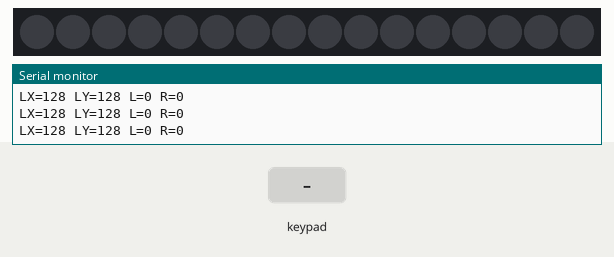
Bench run of a sketch on a simulated ESP32. Shown: 16 RGB LEDs in strip order, left to right, the last lines printed to the serial monitor. Wiring (inferred from the names in the program): PCA9685 PWM driver at I2C address 0x40. The test bench sets the inputs (shaded band).

Above: at 2.8 s.
2.9 s: key 'U' pressed
At 3.17 s:
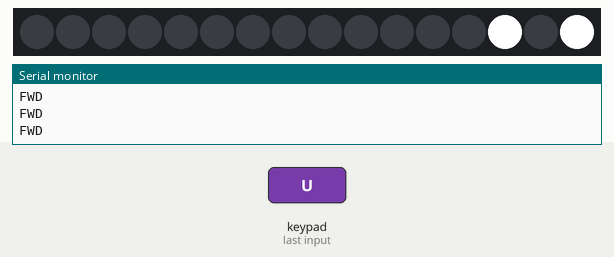
4.8 s: key 'D' pressed
At 5.04 s:
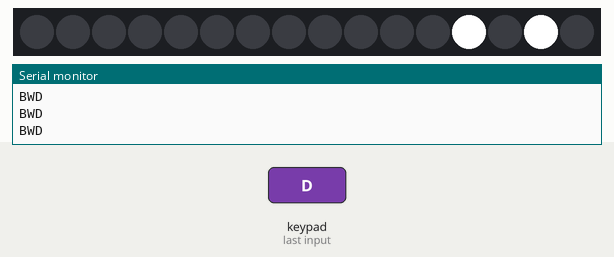
Timing chart, 0 to 7.8 s (numbered marks = the images above; inputs shaded):
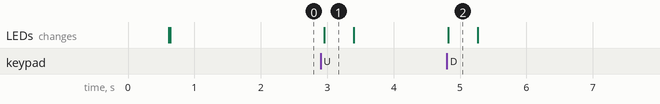

Measured:
- after the input at 2.9 s, the LEDs: change after 0.06 s (image 1)
- after the input at 4.8 s, the LEDs: change at once (image 2)
- what the display in image 1 shows lasts 0.4 s, from 3.0 s to 3.4 s

The sketch:

esp_car_with_ps2.ino
```cpp
#include <PS2X_lib.h>
#include <Wire.h>

#define PS2_DAT 22
#define PS2_CMD 23
#define PS2_SEL 26
#define PS2_CLK 33
#define pressures false
#define rumble    false

#define I2C_SDA 18
#define I2C_SCL 19

#define PCA9685_ADDR  0x40
#define MODE1         0x00
#define PRESCALE_REG  0xFE
#define L_IN1  12
#define L_IN2  13
#define R_IN1  14
#define R_IN2  15

#define DEAD_ZONE  20
#define MIN_PWM   200

PS2X ps2x;
int  error   = -1;
byte type    = 0;
byte vibrate = 0;
int  tryNum  = 1;
bool expansionReady = false;

// ── I2C recovery ──────────────────────────────────────────────
void i2c_recover() {
  pinMode(I2C_SDA, INPUT_PULLUP);
  pinMode(I2C_SCL, OUTPUT);
  for (int i = 0; i < 9; i++) {
    if (digitalRead(I2C_SDA)) break;
    digitalWrite(I2C_SCL, HIGH); delayMicroseconds(5);
    digitalWrite(I2C_SCL, LOW);  delayMicroseconds(5);
  }
  pinMode(I2C_SDA, OUTPUT);
  digitalWrite(I2C_SDA, LOW);  delayMicroseconds(5);
  digitalWrite(I2C_SCL, HIGH); delayMicroseconds(5);
  digitalWrite(I2C_SDA, HIGH); delayMicroseconds(5);
  Wire.end();
  delay(10);
  Wire.begin(I2C_SDA, I2C_SCL);
  Wire.setClock(400000);
}

// ── PCA9685 helpers ───────────────────────────────────────────
void pca_write(uint8_t reg, uint8_t value) {
  Wire.beginTransmission(PCA9685_ADDR);
  Wire.write(reg);
  Wire.write(value);
  if (Wire.endTransmission(true) != 0) i2c_recover();
}

uint8_t pca_read(uint8_t reg) {
  Wire.beginTransmission(PCA9685_ADDR);
  Wire.write(reg);
  if (Wire.endTransmission(false) != 0) { i2c_recover(); return 0; }
  Wire.requestFrom((uint8_t)PCA9685_ADDR, (uint8_t)1, (uint8_t)true);
  return Wire.available() ? Wire.read() : 0;
}

void pca_setPWM(uint8_t ch, uint16_t on, uint16_t off) {
  Wire.beginTransmission(PCA9685_ADDR);
  Wire.write(0x06 + 4 * ch);
  Wire.write(on  & 0xFF); Wire.write(on  >> 8);
  Wire.write(off & 0xFF); Wire.write(off >> 8);
  if (Wire.endTransmission(true) != 0) i2c_recover();
}

void pca_duty(uint8_t ch, uint16_t value) {
  value = constrain(value, 0, 4095);
  if      (value == 0)    pca_setPWM(ch, 0,    4096);
  else if (value == 4095) pca_setPWM(ch, 4096, 0);
  else                    pca_setPWM(ch, 0,    value);
}

void pca_setFreq(float freq) {
  uint8_t prescale = (uint8_t)(25000000.0f / 4096.0f / freq + 0.5f);
  uint8_t old_mode = pca_read(MODE1);
  pca_write(MODE1, (old_mode & 0x7F) | 0x10);
  pca_write(PRESCALE_REG, prescale);
  pca_write(MODE1, old_mode);
  delayMicroseconds(500);
  pca_write(MODE1, old_mode | 0xA1);
  delay(1);
}

bool pca_init() {
  Wire.beginTransmission(PCA9685_ADDR);
  if (Wire.endTransmission() != 0) {
    Serial.println("PCA9685 NOT found!");
    return false;
  }
  pca_write(MODE1, 0x00);
  delay(10);
  pca_write(0xFA, 0x00);
  pca_write(0xFB, 0x00);
  pca_write(0xFC, 0x00);
  pca_write(0xFD, 0x10);
  pca_setFreq(50);
  delay(10);
  for (uint8_t i = 0; i < 16; i++) pca_duty(i, 0);
  Serial.println("Expansion Board ready.");
  return true;
}

// ── Motor drivers ─────────────────────────────────────────────
void motorL(uint16_t speed, bool fwd) {
  if (speed < MIN_PWM) { pca_duty(L_IN1, 0); pca_duty(L_IN2, 0); return; }
  pca_duty(L_IN1, fwd ? 0 : speed);
  pca_duty(L_IN2, fwd ? speed : 0);
}

void motorR(uint16_t speed, bool fwd) {
  if (speed < MIN_PWM) { pca_duty(R_IN1, 0); pca_duty(R_IN2, 0); return; }
  pca_duty(R_IN1, fwd ? 0 : speed);
  pca_duty(R_IN2, fwd ? speed : 0);
}

void stopMotors() {
  pca_duty(L_IN1, 0); pca_duty(L_IN2, 0);
  pca_duty(R_IN1, 0); pca_duty(R_IN2, 0);
}

// ── Controller connection check ───────────────────────────────
// PS2 returns 255,255 on ALL axes when signal is lost
// Also catches 0,0 which some receivers output on disconnect
bool isControllerConnected(int lx, int ly) {
  if (lx == 255 && ly == 255) return false;
  if (lx == 0   && ly == 0)   return false;
  return true;
}

// ── R-Theta mixing ────────────────────────────────────────────
void rThetaMix(int lx, int ly, int &leftOut, int &rightOut) {
  float x = -(lx - 128);
  float y = -(ly - 128);
  if (abs(x) < DEAD_ZONE) x = 0;
  if (abs(y) < DEAD_ZONE) y = 0;
  if (x == 0 && y == 0) { leftOut = 0; rightOut = 0; return; }
  float r     = constrain(sqrt(x*x + y*y), 0, 128);
  float theta = atan2(y, x);
  leftOut  = (int)(r * sin(theta + PI/4.0f) * (4095.0f/128.0f));
  rightOut = (int)(r * sin(theta - PI/4.0f) * (4095.0f/128.0f));
}

// ── Setup ─────────────────────────────────────────────────────
void setup() {
  Serial.begin(115200);
  delay(500);
  Serial.println("=== Boot ===");

  Wire.begin(I2C_SDA, I2C_SCL);
  Wire.setClock(400000);
  delay(100);
  expansionReady = pca_init();

  while (error != 0) {
    delay(1000);
    error = ps2x.config_gamepad(PS2_CLK, PS2_CMD, PS2_SEL, PS2_DAT, pressures, rumble);
    Serial.print("PS2 try #"); Serial.print(tryNum++);
    Serial.print(" err="); Serial.println(error);
  }

  type = ps2x.readType();
  switch (type) {
    case 0: Serial.println("Unknown controller");       break;
    case 1: Serial.println("DualShock found");          break;
    case 2: Serial.println("GuitarHero found");         break;
    case 3: Serial.println("Wireless DualShock found"); break;
  }
  Serial.println("=== Ready ===");
}

// ── Loop ──────────────────────────────────────────────────────
void loop() {
  if (!expansionReady) {
    Wire.begin(I2C_SDA, I2C_SCL);
    Wire.setClock(400000);
    expansionReady = pca_init();
    delay(1000);
    return;
  }

  if (type == 1) {
    ps2x.read_gamepad(false, vibrate);

    int lx = ps2x.Analog(PSS_LX);
    int ly = ps2x.Analog(PSS_LY);

    // ── DISCONNECT GUARD ──────────────────────────────────────
    // LX=255 LY=255 means receiver lost signal — stop everything
    if (!isControllerConnected(lx, ly)) {
      stopMotors();
      Serial.println("CONTROLLER DISCONNECTED — motors stopped");
      delay(100);
      return;
    }

    // ── Always stop before deciding ───────────────────────────
    stopMotors();

    if (ps2x.Button(PSB_SELECT)) {
      // stay stopped

    } else if (ps2x.Button(PSB_PAD_UP)) {
      motorL(4095, true);  motorR(4095, true);
      Serial.println("FWD");

    } else if (ps2x.Button(PSB_PAD_DOWN)) {
      motorL(4095, false); motorR(4095, false);
      Serial.println("BWD");

    } else if (ps2x.Button(PSB_PAD_LEFT)) {
      motorL(4095, true);  motorR(4095, false);

    } else if (ps2x.Button(PSB_PAD_RIGHT)) {
      motorL(4095, false); motorR(4095, true);

    } else {
      int leftVal = 0, rightVal = 0;
      rThetaMix(lx, ly, leftVal, rightVal);

      Serial.print("LX="); Serial.print(lx);
      Serial.print(" LY="); Serial.print(ly);
      Serial.print(" L="); Serial.print(leftVal);
      Serial.print(" R="); Serial.println(rightVal);

      motorL((uint16_t)abs(leftVal), leftVal  >= 0);
      motorR((uint16_t)abs(rightVal), rightVal >= 0);
    }

    vibrate = ps2x.Analog(PSAB_CROSS);
    if (ps2x.ButtonPressed(PSB_START)) Serial.println("Start");
  }

  delay(50);
}
```
